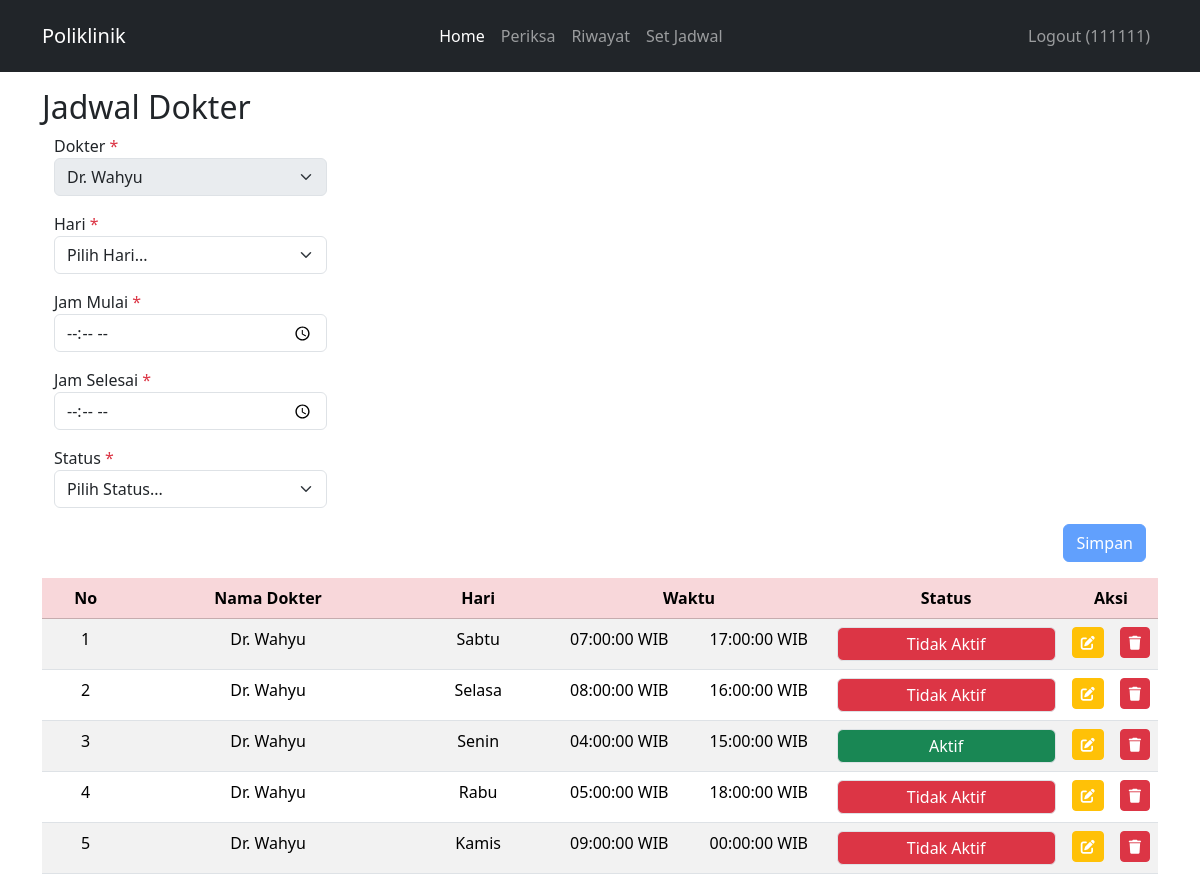
The app's page /berandaDokter.php?page=aturJadwalDokter (signed in) with its own data.
### tables this page shows
CREATE TABLE `jadwal_periksa` (
  `id` int(10) UNSIGNED NOT NULL,
  `id_dokter` int(10) UNSIGNED NOT NULL,
  `hari` enum('Senin','Selasa','Rabu','Kamis','Jumat','Sabtu') NOT NULL,
  `jam_mulai` time NOT NULL,
  `jam_selesai` time NOT NULL,
  `statues` tinyint(1) NOT NULL
);

CREATE TABLE `dokter` (
  `id` int(10) UNSIGNED NOT NULL,
  `nama` varchar(255) NOT NULL,
  `alamat` varchar(255) NOT NULL,
  `no_hp` varchar(50) NOT NULL,
  `id_poli` int(10) UNSIGNED NOT NULL,
  `nip` int(11) NOT NULL,
  `password` varchar(255) NOT NULL
);

### aturJadwalDokter.php (the view, shortened to what this page needs)
<main id="aturJadwalDokter-page">
    <div class="container" style="margin-top: 5.5rem;">
        <div class="row">
            <h2 class="ps-0">Jadwal Dokter</h2>
            <div class="container">
                <form action="" method="POST" onsubmit="return(validate());">
                    <?php
                    $jam_mulai = '';
                    $jam_selesai = '';
                    ?>
                    <div class="dropdown mb-3 w-25">
                        <label for="id_dokter">Dokter <span class="text-danger">*</span></label>
                        <select disabled class="form-select" name="id_dokter" aria-label="id_dokter">
                            <?php
                            $id_dokter = $_SESSION['id'];
                            $result = mysqli_query($mysqli, "SELECT * FROM dokter WHERE id");
                            while ($data = mysqli_fetch_assoc($result)) {
                                $selected = ($data['id'] == $id_dokter) ? 'selected' : '';
                                echo "<option $selected value='" . $data['id'] . "'>" . $data['nama'] . "</option>";
                            }
                            ?>
                        </select>
                    </div>
                    <div class="dropdown mb-3 w-25">
                        <label for="hari">Hari <span class="text-danger">*</span></label>
                        <select class="form-select" name="hari" aria-label="hari">
                            <option value="" selected>Pilih Hari...</option>
                        </select>
                    </div>
                    <div class="mb-3 w-25">
                        <label for="jam_mulai">Jam Mulai <span class="text-danger">*</span></label>
                        <input type="time" name="jam_mulai" class="form-control" required value="<?php echo $jam_mulai ?>">
                    </div>
                    <div class="mb-3 w-25">
                        <label for="jam_selesai">Jam Selesai <span class="text-danger">*</span></label>
                        <input type="time" name="jam_selesai" class="form-control" required value="<?php echo $jam_selesai ?>">
                    </div>
                    <div class="dropdown mb-3 w-25">
                        <label for="statues">Status <span class="text-danger">*</span></label>
                        <select class="form-select" name="statues" aria-label="statues">
                            <option value="" selected>Pilih Status...</option>
                        </select>
                    </div>
                    <div class="d-flex justify-content-end mt-2">
                        <button type="submit" name="simpanData" class="btn btn-primary">Simpan</button>
                    </div>
                </form>
            </div>
            <div class="table-responsive mt-3 px-0">
                <table class="table table-striped text-center">
                    <thead class="table-danger">
                        <tr>
                            <th valign="middle">No</th>
                            <th valign="middle">Nama Dokter</th>
                            <th valign="middle">Hari</th>
                            <th valign="middle" style="width: 25%;" colspan="2">Waktu</th>
                            <th valign="middle">Status</th>
                            <th valign="middle" style="width: 0.5%;" colspan="2">Aksi</th>
                        </tr>
                    </thead>
                    <tbody>
                        <?php
                        $id_dokter = $_SESSION['id'];
                        $result = mysqli_query($mysqli, "SELECT dokter.nama, jadwal_periksa.id, jadwal_periksa.hari, jadwal_periksa.jam_mulai, jadwal_periksa.jam_selesai, jadwal_periksa.statues
                            FROM dokter
                            JOIN jadwal_periksa ON dokter.id = jadwal_periksa.id_dokter
                            WHERE dokter.id = $id_dokter");
                        $no = 1;
                        while ($data = mysqli_fetch_array($result)) :
                        ?>
                            <tr>
                                <td><?php echo $no++ ?></td>
                                <td><?php echo $data['nama'] ?></td>
                                <td><?php echo $data['hari'] ?></td>
                                <td><?php echo $data['jam_mulai'] ?> WIB</td>
                                <td><?php echo $data['jam_selesai'] ?> WIB</td>
                                <td>
                                    <?php
                                    echo ($data['statues'] == 1)
                                        ? '<p class="bg-success text-white border rounded p-1 mb-0">Aktif</p>'
                                        : '<p class="bg-danger text-white border rounded p-1 mb-0">Tidak Aktif</p>';
                                    ?>
                                </td>
                                <td>
                                    <a class="btn btn-sm btn-warning text-white" href="berandaDokter.php?page=aturJadwalDokter&id=<?php echo $data['id'] ?>">
                                        <i class="fa-solid fa-pen-to-square"></i>
                                    </a>
                                </td>
                                <td>
                                    <a href="berandaDokter.php?page=aturJadwalDokter&id=<?php echo $data['id'] ?>&aksi=hapus" class="btn btn-sm btn-danger text-white">
                                        <i class="fa-solid fa-trash"></i>
                                    </a>
                                </td>
                            </tr>
                        <?php endwhile; ?>
                    </tbody>
                </table>
            </div>
        </div>
    </div>
</main>

### records on screen
jadwal_periksa: id_dokter.nama "Dr. Wahyu", hari "Sabtu", jam_mulai "07:00:00", jam_selesai "17:00:00", statues "Tidak Aktif"
jadwal_periksa: id_dokter.nama "Dr. Wahyu", hari "Selasa", jam_mulai "08:00:00", jam_selesai "16:00:00", statues "Tidak Aktif"
jadwal_periksa: id_dokter.nama "Dr. Wahyu", hari "Senin", jam_mulai "04:00:00", jam_selesai "15:00:00", statues "Aktif"
jadwal_periksa: id_dokter.nama "Dr. Wahyu", hari "Rabu", jam_mulai "05:00:00", jam_selesai "18:00:00", statues "Tidak Aktif"
jadwal_periksa: id_dokter.nama "Dr. Wahyu", hari "Kamis", jam_mulai "09:00:00", jam_selesai "00:00:00", statues "Tidak Aktif"

### other values on screen
$_SESSION['nip'] "111111"
form field id_dokter "Dr. Wahyu"
